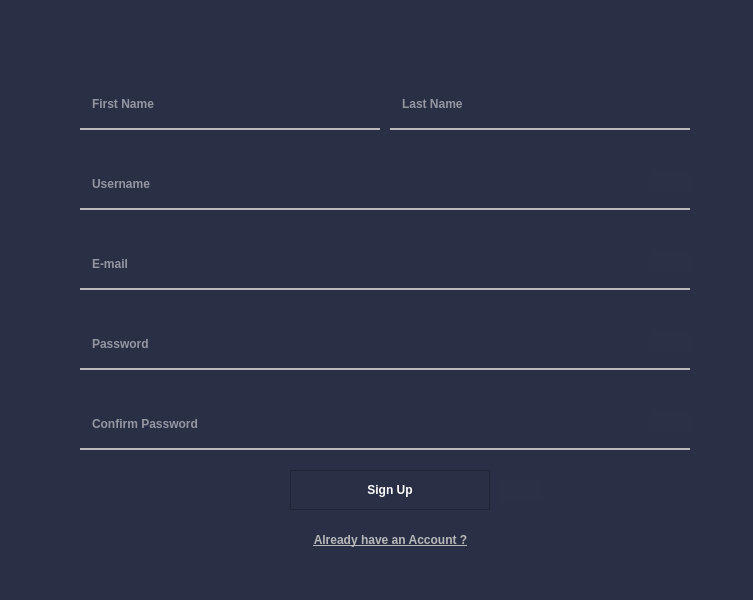
<?xml version="1.0" encoding="UTF-8"?>
<ui version="4.0">
 <class>SignUp</class>
 <widget class="QWidget" name="SignUp">
  <property name="geometry">
   <rect>
    <x>0</x>
    <y>0</y>
    <width>753</width>
    <height>600</height>
   </rect>
  </property>
  <property name="windowTitle">
   <string>SignUp</string>
  </property>
  <property name="styleSheet">
   <string notr="true">/*Copyright (c) DevSec Studio. All rights reserved.

MIT License

Permission is hereby granted, free of charge, to any person obtaining a copy
of this software and associated documentation files (the &quot;Software&quot;), to deal
in the Software without restriction, including without limitation the rights
to use, copy, modify, merge, publish, distribute, sublicense, and/or sell
copies of the Software, and to permit persons to whom the Software is
furnished to do so, subject to the following conditions:

The above copyright notice and this permission notice shall be included in all
copies or substantial portions of the Software.

THE SOFTWARE IS PROVIDED *AS IS*, WITHOUT WARRANTY OF ANY KIND, EXPRESS OR
IMPLIED, INCLUDING BUT NOT LIMITED TO THE WARRANTIES OF MERCHANTABILITY,
FITNESS FOR A PARTICULAR PURPOSE AND NONINFRINGEMENT. IN NO EVENT SHALL THE
AUTHORS OR COPYRIGHT HOLDERS BE LIABLE FOR ANY CLAIM, DAMAGES OR OTHER
LIABILITY, WHETHER IN AN ACTION OF CONTRACT, TORT OR OTHERWISE, ARISING FROM,
OUT OF OR IN CONNECTION WITH THE SOFTWARE OR THE USE OR OTHER DEALINGS IN THE SOFTWARE.
*/

/*-----QWidget-----*/
QWidget
{
	background-color: #292f45;
;
	color: #fff;
	border-color: #000000;

}


/*-----QLabel-----*/
QLabel
{
	background-color: #292f45;
	color: #b9b9bb;
	border-color: #000000;

}


/*-----QPushButton-----*/
QPushButton
{
	font-weight: bold;
	border-style: solid;
	border-width: 1px;
	border-color: #3D5AFA;
	padding: 10px;

}


QPushButton::hover
{
	

}


QPushButton::pressed
{
	background-color: rgb(32, 37, 54);
	color: #fff;

}


/*-----QToolButton-----*/
QToolButton
{
	background-color: #292f45;
	color: #000000;
	border-style: solid;
	border-color: #000000;

}


QToolButton::hover
{
	background-color: #fc7c11;
	color: #000000;
	padding: 2px;
	border-radius: 15px;
	border-color: #fc7c11;

}


QToolButton::pressed
{
	background-color: #fc7c11;
	color: #000000;
	border-style: solid;
	border-width: 2px;

}


/*-----QLineEdit-----*/
QLineEdit{
	background-color: #292f45;
	color: #fff;
	font-weight: bold;
	border-style: solid;
	border-width: 2px;
	border-top: 0px;
	border-left: 0px;
	border-right: 0px;
	border-color: #b9b9bb;
	padding: 10px;

}


/*-----QCheckBox-----*/
QCheckBox
{
	background-color: transparent;
	color: #b9b9bb;
	font-weight: bold;

}


QCheckBox::indicator
{
    color: #b1b1b1;
    background-color: #00111d;
    border: 1px solid #f0742f;
    width: 12px;
    height: 12px;

}


QCheckBox::indicator:checked
{
    image:url(&quot;./ressources/check.png&quot;); /*To replace*/
	background-color: #1f2b2b;
    border: 1px solid #f0742f;

}


QCheckBox::indicator:unchecked:hover
{
    border: 1px solid #f0742f;

}


QCheckBox::disabled
{
	color: #656565;

}


QCheckBox::indicator:disabled
{
	background-color: #656565;
	color: #656565;
    border: 1px solid #656565;

}
</string>
  </property>
  <widget class="QLineEdit" name="sign_email">
   <property name="geometry">
    <rect>
     <x>80</x>
     <y>240</y>
     <width>610</width>
     <height>50</height>
    </rect>
   </property>
   <property name="styleSheet">
    <string notr="true">color: #fff;</string>
   </property>
   <property name="text">
    <string/>
   </property>
   <property name="placeholderText">
    <string>E-mail</string>
   </property>
  </widget>
  <widget class="QLineEdit" name="sign_confirmpassword">
   <property name="geometry">
    <rect>
     <x>80</x>
     <y>400</y>
     <width>610</width>
     <height>50</height>
    </rect>
   </property>
   <property name="echoMode">
    <enum>QLineEdit::Password</enum>
   </property>
   <property name="placeholderText">
    <string>Confirm Password</string>
   </property>
  </widget>
  <widget class="QPushButton" name="signUp">
   <property name="geometry">
    <rect>
     <x>290</x>
     <y>470</y>
     <width>200</width>
     <height>40</height>
    </rect>
   </property>
   <property name="styleSheet">
    <string notr="true">border-color: rgb(32, 37, 54)</string>
   </property>
   <property name="text">
    <string>Sign Up</string>
   </property>
  </widget>
  <widget class="QLineEdit" name="sign_password">
   <property name="geometry">
    <rect>
     <x>80</x>
     <y>320</y>
     <width>610</width>
     <height>50</height>
    </rect>
   </property>
   <property name="text">
    <string/>
   </property>
   <property name="echoMode">
    <enum>QLineEdit::Password</enum>
   </property>
   <property name="placeholderText">
    <string>Password</string>
   </property>
  </widget>
  <widget class="QLineEdit" name="sign_username">
   <property name="geometry">
    <rect>
     <x>80</x>
     <y>160</y>
     <width>610</width>
     <height>50</height>
    </rect>
   </property>
   <property name="styleSheet">
    <string notr="true">color: #fff;</string>
   </property>
   <property name="text">
    <string/>
   </property>
   <property name="placeholderText">
    <string>Username</string>
   </property>
  </widget>
  <widget class="QLineEdit" name="sign_firstname">
   <property name="geometry">
    <rect>
     <x>80</x>
     <y>80</y>
     <width>300</width>
     <height>50</height>
    </rect>
   </property>
   <property name="styleSheet">
    <string notr="true">color: #fff;</string>
   </property>
   <property name="text">
    <string/>
   </property>
   <property name="placeholderText">
    <string>First Name</string>
   </property>
  </widget>
  <widget class="QLineEdit" name="sign_lastname">
   <property name="geometry">
    <rect>
     <x>390</x>
     <y>80</y>
     <width>300</width>
     <height>50</height>
    </rect>
   </property>
   <property name="styleSheet">
    <string notr="true">color: #fff;</string>
   </property>
   <property name="text">
    <string/>
   </property>
   <property name="placeholderText">
    <string>Last Name</string>
   </property>
  </widget>
  <widget class="QPushButton" name="tosignIn_btn">
   <property name="geometry">
    <rect>
     <x>290</x>
     <y>520</y>
     <width>201</width>
     <height>40</height>
    </rect>
   </property>
   <property name="cursor">
    <cursorShape>PointingHandCursor</cursorShape>
   </property>
   <property name="styleSheet">
    <string notr="true">/*-----QPushButton-----*/
QPushButton
{
	background-color: #292f45;
	color: #b9b9bb;
	font-weight: bold;
	border-color: #292f45;
	text-decoration:underline;
}

QPushButton::hover
{
	color: #fff;
}</string>
   </property>
   <property name="text">
    <string>Already have an Account ?</string>
   </property>
   <property name="flat">
    <bool>true</bool>
   </property>
  </widget>
  <widget class="QPushButton" name="emailWarning">
   <property name="geometry">
    <rect>
     <x>650</x>
     <y>250</y>
     <width>41</width>
     <height>21</height>
    </rect>
   </property>
   <property name="toolTip">
    <string>&lt;html&gt;&lt;head/&gt;&lt;body&gt;&lt;p&gt;&lt;span style=&quot; font-size:10pt; color:#ffffff;&quot;&gt;Please Enter a Valid E-mail&lt;/span&gt;&lt;/p&gt;&lt;/body&gt;&lt;/html&gt;</string>
   </property>
   <property name="whatsThis">
    <string>&lt;html&gt;&lt;head/&gt;&lt;body&gt;&lt;p&gt;Please Enter a Valid E-mail&lt;/p&gt;&lt;/body&gt;&lt;/html&gt;</string>
   </property>
   <property name="styleSheet">
    <string notr="true">border: none;
background-color: rgba(78, 78, 78, 10);</string>
   </property>
   <property name="text">
    <string/>
   </property>
   <property name="icon">
    <iconset>
     <normaloff>res/exclamation-mark.png</normaloff>res/exclamation-mark.png</iconset>
   </property>
  </widget>
  <widget class="QPushButton" name="passwordWarning">
   <property name="geometry">
    <rect>
     <x>650</x>
     <y>330</y>
     <width>41</width>
     <height>21</height>
    </rect>
   </property>
   <property name="toolTip">
    <string>&lt;html&gt;&lt;head/&gt;&lt;body&gt;&lt;p&gt;&lt;span style=&quot; font-size:10pt; color:#ffffff;&quot;&gt;The passowrd should contains numbers, special charcters, uppercase and lowercase letters&lt;/span&gt;&lt;/p&gt;&lt;/body&gt;&lt;/html&gt;</string>
   </property>
   <property name="whatsThis">
    <string>&lt;html&gt;&lt;head/&gt;&lt;body&gt;&lt;p&gt;Please Enter a Valid E-mail&lt;/p&gt;&lt;/body&gt;&lt;/html&gt;</string>
   </property>
   <property name="styleSheet">
    <string notr="true">border: none;
background-color: rgba(78, 78, 78, 10);</string>
   </property>
   <property name="text">
    <string/>
   </property>
   <property name="icon">
    <iconset>
     <normaloff>res/exclamation-mark.png</normaloff>res/exclamation-mark.png</iconset>
   </property>
  </widget>
  <widget class="QPushButton" name="confirmPasswordWarning">
   <property name="geometry">
    <rect>
     <x>650</x>
     <y>410</y>
     <width>41</width>
     <height>21</height>
    </rect>
   </property>
   <property name="toolTip">
    <string>&lt;html&gt;&lt;head/&gt;&lt;body&gt;&lt;p&gt;&lt;span style=&quot; font-size:10pt; color:#ffffff;&quot;&gt;Please enter the password again&lt;/span&gt;&lt;/p&gt;&lt;/body&gt;&lt;/html&gt;</string>
   </property>
   <property name="whatsThis">
    <string>&lt;html&gt;&lt;head/&gt;&lt;body&gt;&lt;p&gt;Please Enter a Valid E-mail&lt;/p&gt;&lt;/body&gt;&lt;/html&gt;</string>
   </property>
   <property name="styleSheet">
    <string notr="true">border: none;
background-color: rgba(78, 78, 78, 10);</string>
   </property>
   <property name="text">
    <string/>
   </property>
   <property name="icon">
    <iconset>
     <normaloff>res/exclamation-mark.png</normaloff>res/exclamation-mark.png</iconset>
   </property>
  </widget>
  <widget class="QPushButton" name="usernameWarning">
   <property name="geometry">
    <rect>
     <x>650</x>
     <y>170</y>
     <width>41</width>
     <height>21</height>
    </rect>
   </property>
   <property name="toolTip">
    <string>&lt;html&gt;&lt;head/&gt;&lt;body&gt;&lt;p&gt;&lt;span style=&quot; font-size:10pt; color:#ffffff;&quot;&gt;Please Enter a unique username&lt;/span&gt;&lt;/p&gt;&lt;/body&gt;&lt;/html&gt;</string>
   </property>
   <property name="whatsThis">
    <string>&lt;html&gt;&lt;head/&gt;&lt;body&gt;&lt;p&gt;Please Enter a Valid E-mail&lt;/p&gt;&lt;/body&gt;&lt;/html&gt;</string>
   </property>
   <property name="styleSheet">
    <string notr="true">border: none;
background-color: rgba(78, 78, 78, 10);</string>
   </property>
   <property name="text">
    <string/>
   </property>
   <property name="icon">
    <iconset>
     <normaloff>res/exclamation-mark.png</normaloff>res/exclamation-mark.png</iconset>
   </property>
  </widget>
  <widget class="QPushButton" name="signupWarning">
   <property name="geometry">
    <rect>
     <x>500</x>
     <y>480</y>
     <width>41</width>
     <height>21</height>
    </rect>
   </property>
   <property name="toolTip">
    <string>&lt;html&gt;&lt;head/&gt;&lt;body&gt;&lt;p&gt;&lt;span style=&quot; font-size:10pt; color:#ffffff;&quot;&gt;Please complete the registration form&lt;/span&gt;&lt;/p&gt;&lt;/body&gt;&lt;/html&gt;</string>
   </property>
   <property name="whatsThis">
    <string>&lt;html&gt;&lt;head/&gt;&lt;body&gt;&lt;p&gt;Please Enter a Valid E-mail&lt;/p&gt;&lt;/body&gt;&lt;/html&gt;</string>
   </property>
   <property name="styleSheet">
    <string notr="true">border: none;
color:rgba(240,78,78,10);
background-color: rgba(78, 78, 78, 10);</string>
   </property>
   <property name="text">
    <string/>
   </property>
   <property name="icon">
    <iconset>
     <normaloff>res/exclamation-mark.png</normaloff>res/exclamation-mark.png</iconset>
   </property>
  </widget>
 </widget>
 <layoutdefault spacing="6" margin="11"/>
 <tabstops>
  <tabstop>sign_firstname</tabstop>
  <tabstop>sign_lastname</tabstop>
  <tabstop>sign_username</tabstop>
  <tabstop>sign_email</tabstop>
  <tabstop>sign_password</tabstop>
  <tabstop>sign_confirmpassword</tabstop>
  <tabstop>signUp</tabstop>
  <tabstop>tosignIn_btn</tabstop>
  <tabstop>emailWarning</tabstop>
  <tabstop>passwordWarning</tabstop>
 </tabstops>
 <resources/>
 <connections/>
</ui>
